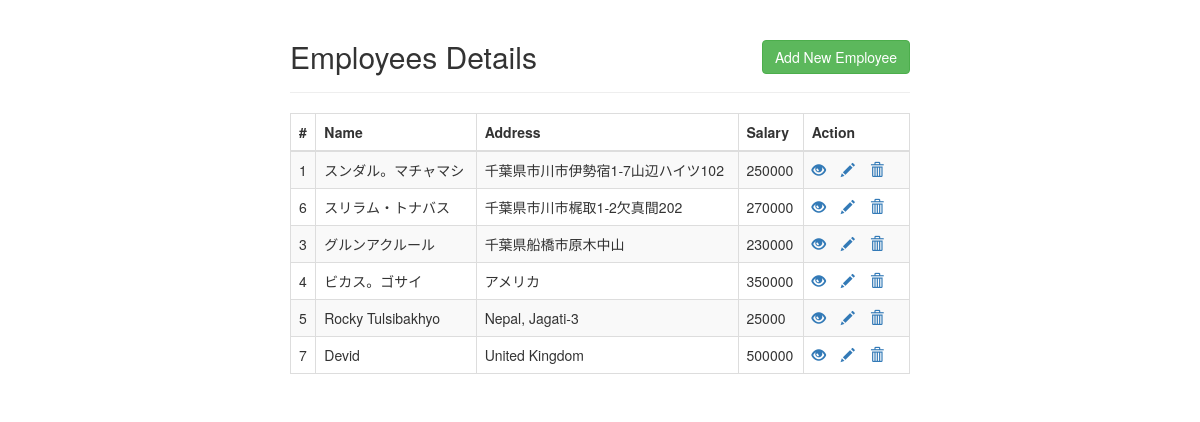
The app's page /home.php with its own data.
### tables this page shows
CREATE TABLE IF NOT EXISTS `tbl_employees` (
  `id` int(3) NOT NULL AUTO_INCREMENT,
  `name` varchar(50) NOT NULL,
  `address` varchar(100) NOT NULL,
  `salary` int(11) NOT NULL,
  PRIMARY KEY (`id`)
);

### home.php (the view, shortened to what this page needs)
<!DOCTYPE html>
<html>
<head>
    <link rel="stylesheet" href="https://maxcdn.bootstrapcdn.com/bootstrap/3.3.7/css/bootstrap.css">
</head>
<body>
    <div class="wrapper">
        <div class="container-fluid">
            <div class="row">
                <div class="col-md-12">
                    <div class="page-header clearfix">
                        <h2 class="pull-left">Employees Details</h2>
                        <a href="create.php" class="btn btn-success pull-right">Add New Employee</a>
                    </div>
                    <?php
                    require_once "config.php";
                    $sql = "SELECT * FROM tbl_employees";
                    if($result = mysqli_query($link, $sql)){
                        if(mysqli_num_rows($result) > 0){
                            echo "<table class='table table-bordered table-striped'>";
                                echo "<thead>";
                                    echo "<tr>";
                                        echo "<th>#</th>";
                                        echo "<th>Name</th>";
                                        echo "<th>Address</th>";
                                        echo "<th>Salary</th>";
                                        echo "<th>Action</th>";
                                    echo "</tr>";
                                echo "</thead>";
                                echo "<tbody>";
                                while($row = mysqli_fetch_array($result)){
                                    echo "<tr>";
                                        echo "<td>" . $row['id'] . "</td>";
                                        echo "<td>" . $row['name'] . "</td>";
                                        echo "<td>" . $row['address'] . "</td>";
                                        echo "<td>" . $row['salary'] . "</td>";
                                        echo "<td>";
                                            echo "<a href='read.php?id=". $row['id'] ."' title='View Record' data-toggle='tooltip'><span class='glyphicon glyphicon-eye-open'></span></a>";
                                            echo "<a href='update.php?id=". $row['id'] ."' title='Update Record' data-toggle='tooltip'><span class='glyphicon glyphicon-pencil'></span></a>";
                                            echo "<a href='delete.php?id=". $row['id'] ."' title='Delete Record' data-toggle='tooltip'><span class='glyphicon glyphicon-trash'></span></a>";
                                        echo "</td>";
                                    echo "</tr>";
                                }
                                echo "</tbody>";
                            echo "</table>";
                        } else{
                            echo "<p class='lead'><em>No records were found.</em></p>";
                        }
                    } else{
                        echo "ERROR: Could not able to execute $sql. " . mysqli_error($link);
                    }
                    ?>
                </div>
            </div>
        </div>
    </div>
</body>
</html>

### home.php (style rules this page uses)
.wrapper { width: 650px; margin: 0 auto; }
.page-header h2 { margin-top: 0; }
table tr td:last-child a { margin-right: 15px; }

### records on screen
tbl_employees: id "1", name "スンダル。マチャマシ", address "千葉県市川市伊勢宿1-7山辺ハイツ102", salary "250000"
tbl_employees: id "6", name "スリラム・トナバス", address "千葉県市川市梶取1-2欠真間202", salary "270000"
tbl_employees: id "3", name "グルンアクルール", address "千葉県船橋市原木中山", salary "230000"
tbl_employees: id "4", name "ビカス。ゴサイ", address "アメリカ", salary "350000"
tbl_employees: id "5", name "Rocky Tulsibakhyo", address "Nepal, Jagati-3", salary "25000"
tbl_employees: id "7", name "Devid", address "United Kingdom", salary "500000"
